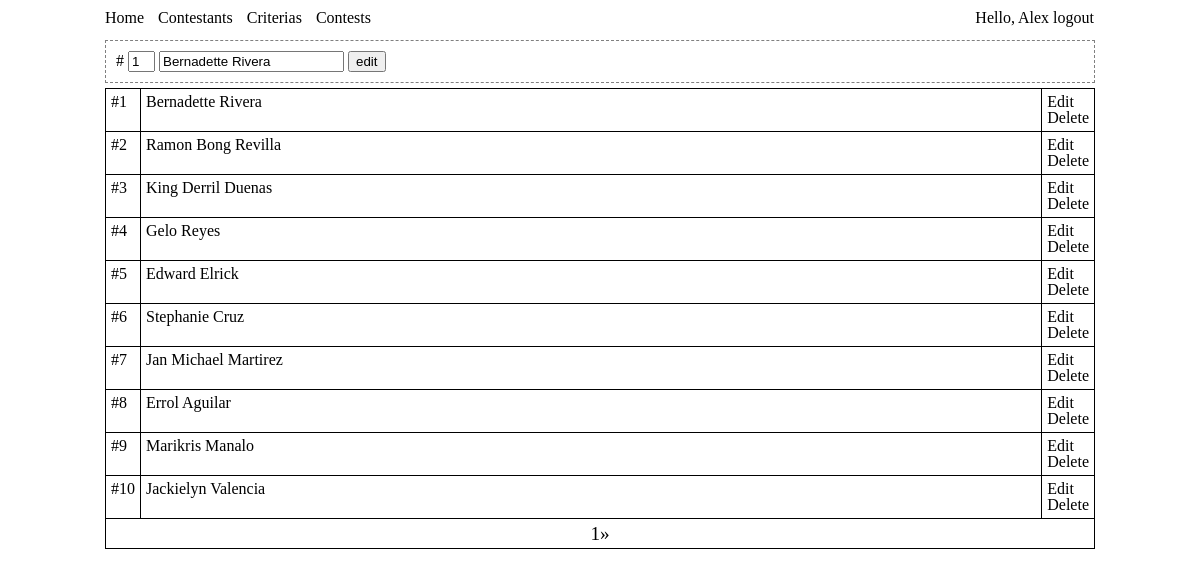
/manager/contestant.php?do=edit&id=1 (signed in), run on the app's committed database.
### tables this page shows
CREATE TABLE IF NOT EXISTS `contestants` (
  `id` int(100) NOT NULL AUTO_INCREMENT,
  `number` int(100) NOT NULL,
  `name` varchar(100) NOT NULL,
  PRIMARY KEY (`id`),
  UNIQUE KEY `name` (`name`)
);

### manager/contestant_.php (called while the page is built, shortened)
<?php
$id_value = '';
$name_value = 'Contestant Name';
$num_value = '';
$do_value = 'add';
$input_class = 'blur_input';
$pagi = new Page(null,'contestants',5);
if(isset($_POST['do']) || isset($_GET['do'])){
	if(get('do') == 'edit'){
		$s = $db->select('contestants',"where id='".get('id')."'");
		$s = $db->result_array(null,$s);
		$id_value = $s[0]['id'];
		$name_value = $s[0]['name'];
		$num_value = $s[0]['number'];
		$do_value = 'edit';
		$input_class = 'focus_input';
	}
}
$contestant = new form('contestant','post');
$form['start'] = $contestant->start();
$form['num'] = $contestant->cid(null,'short')->text('num',post('num',$num_value));
$form['name'] = $contestant->cid(null,"$input_class")->text('name', post('name',$name_value));
$form['id'] = $contestant->hidden('id', post('blah',$id_value));
$form['go'] = $contestant->submit('do',post('blah',$do_value));
$form['stop'] = $contestant->stop();
?>

### crowd/mysql.php (called while the page is built, shortened)
<?php
class MySQL {
private $conn;
public $resource;
function __construct($database,$pass='',$user='root',$server='localhost'){
	$this->conn = @mysql_connect($server,$user,$pass)or die('No Database Connection');
	return @mysql_select_db($database,$this->conn)or die('No Database');
}
function query($string){
	$this->resource = mysql_query($string,$this->conn);
	return $this->resource;
}
function select($table, $condition=null, $columns='*'){
	$query = "SELECT {$columns} FROM {$table} {$condition}";
	return $this->query($query);
}
function result_array($ident = null, $resource = null){
	$record = 0;
	$records = array();
	$r = empty($resource) ? $this->resource : $resource;
	while($result = @mysql_fetch_assoc($r)){
		empty($ident) ? $records[$record++] = $result : $records[$result[$ident]] = $result;
	}
	return $records;
}
}
?>

### manager/header.php (called while the page is built, shortened)
<?php
include '../crowd/mysql.php';
include '../crowd/form.php';
include '../crowd/page.php';
$db = new mysql('scoring_db','')or die();
$form = array();
?>

### manager/contestant.php (the view, shortened to what this page needs)
<?php
include 'header.php';
include 'contestant_.php';
?>
<!DOCTYPE html PUBLIC "-//W3C//DTD HTML 3.2//EN">
<html>
  <head>
  </head>
  <body>
  <div id='wrap'>
  <div id='menu'><?php include 'includes/menu.php'; ?></div>
	<div id='form'>
<?php
echo <<<FORM
$form[start]
# $form[num]
$form[id]
$form[name]
$form[go]
$form[stop]
FORM;
?>
	</div>
	<div id='list'>
	<table>
	<tbody>
<?php
	while($i = mysql_fetch_assoc($pagi->get['resource'])){
echo <<<FORM
<tr>
<td>#$i[number]</td>
<td class='spread'>$i[name]</td>
<td>
<a href='?do=edit&id=$i[id]'>Edit</a>
<a href='?do=delete&id=$i[id]'>Delete</a>
</td></tr>
FORM;
	}
?>
<?php
	echo "<tfoot><td colspan='3'>". $pagi->prev_btn() ."". $pagi->curr_btn() ."". $pagi->next_btn() ."</td></tfoot>";
?>
	</tbody>
	</table>
	</div>
	</div>
  </body>
</html>

### crowd/form.php (shortened to what this page needs)
<?php
class Form {
public $attrib = array();
public $classid;
function __construct($name, $method="get", $action=null, $enctype="application/x-www-form-urlencoded"){
	$this->attrib['start'] = "<form name='{$name}' method='{$method}' action='{$action}' enctype='{$enctype}' ";
}
function cid($id = null, $class = null){
	if(!empty($class)){
		$this->classid .= "class='{$class}'";
	}
	return $this;
}
function start(){
	$this->attrib['start'] .= "{$this->classid}>\r\n";
	$this->classid = null;
	return $this->attrib['start'];
}
function stop(){
	return "</form>\r\n";
}
function text($name,$value=null){
	$this->attrib['input'][$name]['name'] = $name;
	$this->attrib['input'][$name]['value'] = $value;
	$this->attrib['input'][$name]['attrib'] = "<input type='text' name='{$name}' value='{$value}' {$this->classid}/>";
	$this->classid = null;
	return $this->attrib['input'][$name]['attrib'];
}
function hidden($name,$value=null){
	$this->attrib['input'][$name]['name'] = $name;
	$this->attrib['input'][$name]['value'] = $value;
	$this->attrib['input'][$name]['attrib'] = "<input type='hidden' name='{$name}' value='{$value}' {$this->classid}/>\r\n";
	$this->classid = null;
	return $this->attrib['input'][$name]['attrib'];
}
function submit($name,$value='submit'){
	$this->attrib['input'][$name]['name'] = $name;
	$this->attrib['input'][$name]['value'] = $value;
	$this->attrib['input'][$name]['attrib'] = "<input type='submit' name='{$name}' value='{$value}' {$this->classid}/>\r\n";
	$this->classid = null;
	return $this->attrib['input'][$name]['attrib'];
}
}
function get($name, $value=null){
	if(isset($_GET[$name])){
		return $_GET[$name];
	}
	return $value;
}
function post($name, $value=null){
	return $value;
}
?>

### manager/assets/global.css (style rules this page uses)
#wrap { width: 990px; margin: auto; }
.short { width: 27px; }
.focus_input { color: black; font-style: normal; }
#menu { margin-top: 10px; }
table { margin: 5px 0px; }
table td { padding: 5px; border: solid 1px black; }
table tfoot { text-align: center; font-size: 1.2em; }
#form { padding: 10px; margin: 5px 0px; border: dashed 1px gray; }
a { color: inherit; text-decoration: none; }
.spread { width: 100%; }

### data on the page
contestants: num "1", name "Bernadette Rivera", number "1"
contestants: number "2", name "Ramon Bong Revilla"
contestants: number "3", name "King Derril Duenas"
contestants: number "4", name "Gelo Reyes"
contestants: number "5", name "Edward Elrick"
contestants: number "6", name "Stephanie Cruz"
contestants: number "7", name "Jan Michael Martirez"
contestants: number "8", name "Errol Aguilar"
contestants: number "9", name "Marikris Manalo"
contestants: number "10", name "Jackielyn Valencia"

### other printed values
$_SESSION['user'] "Alex"
$this->get['curr']+1 "1"
$label "»"
